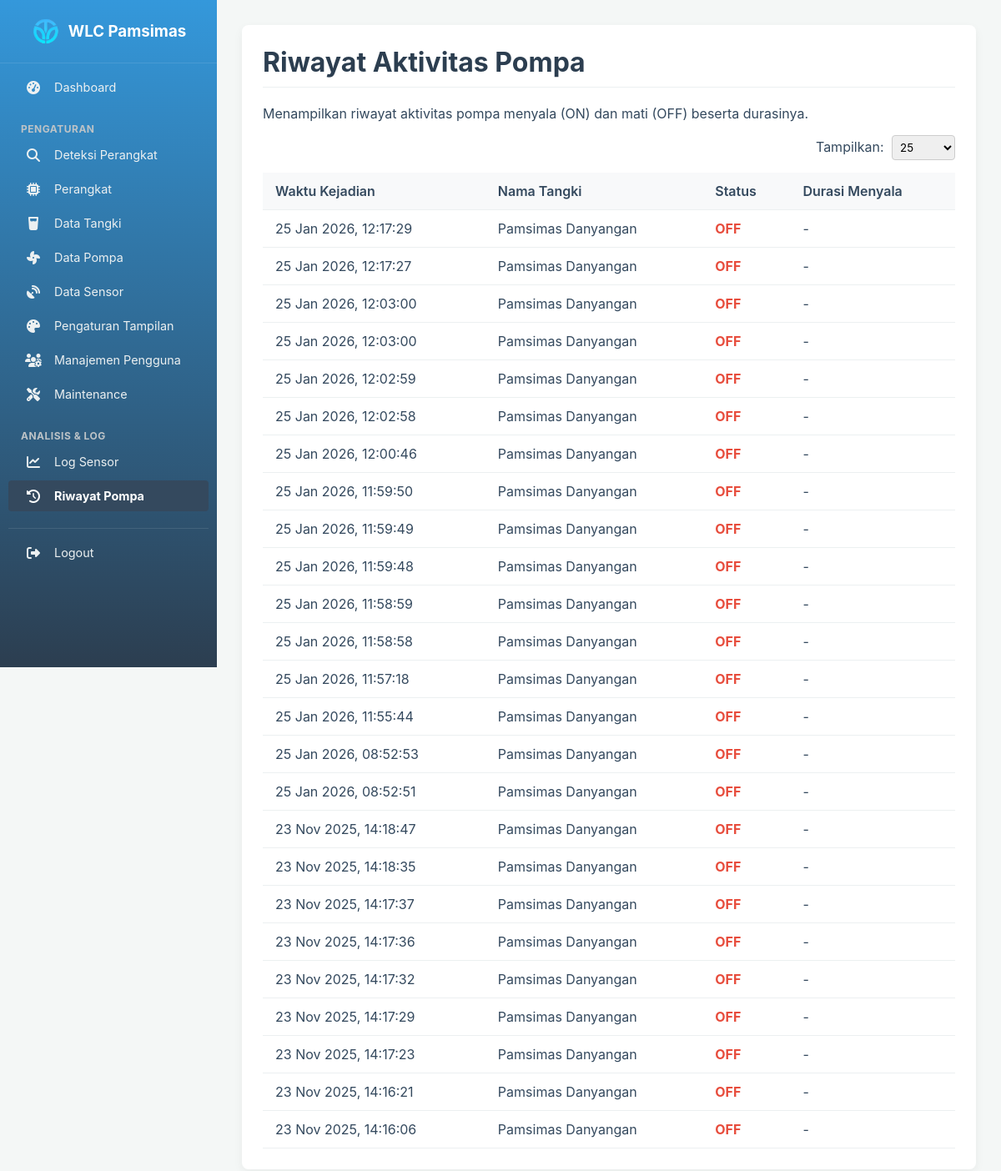
Page /public/logs/pumps (signed in) on the committed database.
### tables this page shows
CREATE TABLE `pump_logs` (
  `id` bigint(20) NOT NULL,
  `controller_id` int(11) NOT NULL,
  `pump_status` enum('ON','OFF') NOT NULL,
  `duration_seconds` int(11) DEFAULT NULL COMMENT 'Durasi pompa menyala dalam detik',
  `timestamp` timestamp NOT NULL DEFAULT current_timestamp()
);

CREATE TABLE `tank_configurations` (
  `id` int(11) NOT NULL,
  `tank_name` varchar(100) NOT NULL DEFAULT 'Main Tank',
  `tank_shape` varchar(10) NOT NULL DEFAULT 'kotak',
  `rectangular_dim_id` int(11) DEFAULT NULL,
  `circular_dim_id` int(11) DEFAULT NULL,
  `height` decimal(10,2) NOT NULL DEFAULT 100.00 COMMENT 'Total tank height in cm'
);

### app/Controllers/LogController.php (called while the page is built, shortened)
<?php
class LogController {
    public function pumpHistory() {
        $page = isset($_GET['page']) ? (int)$_GET['page'] : 1;
        $limitParam = isset($_GET['limit']) ? $_GET['limit'] : 25;
        if ($limitParam === 'all') {
            $limit = 1000000;
        } else {
            $limit = (int)$limitParam;
        }
        $offset = ($page - 1) * $limit;
        $logs = PumpLog::getPaginatedHistory($limit, $offset);
        $totalLogs = PumpLog::countAll();
        $data = [
            'title' => 'Riwayat Aktivitas Pompa',
            'logs' => $logs,
            'limit' => $limitParam,
            'pagination' => [
                'current_page' => $page,
                'total_pages' => ceil($totalLogs / $limit),
                'base_url' => base_url('/logs/pumps'),
                'limit' => $limitParam
            ]
        ];
        view('logs/pump_history', $data);
    }
}

### public/index.php (called while the page is built, shortened)
<?php
require_once ROOT_PATH . '/core/helpers.php';
$router = new Router();
$requestUri = parse_url($_SERVER['REQUEST_URI'], PHP_URL_PATH);
$method = $_SERVER['REQUEST_METHOD'];
$scriptName = dirname($_SERVER['SCRIPT_NAME']);
$scriptName = str_replace('\\', '/', $scriptName);
if (strpos($requestUri, $scriptName) === 0 && $scriptName !== '/') {
    $requestUri = substr($requestUri, strlen($scriptName));
}
$cleanUri = $requestUri ?: '/';
$router->dispatch($cleanUri, $method);

### app/Models/PumpLog.php (called while the page is built, shortened)
<?php
class PumpLog {
    public static function getPaginatedHistory(int $limit, int $offset): array {
        $pdo = \Database::getInstance()->getConnection();
        $sql = "
            SELECT
                pl.timestamp AS record_time, -- Gunakan alias agar view tidak perlu diubah
                pl.pump_status AS status, -- Gunakan alias agar view tidak perlu diubah
                pl.duration_seconds,
                t.tank_name
            FROM pump_logs pl
            JOIN controllers c ON pl.controller_id = c.id
            LEFT JOIN tank_configurations t ON c.tank_id = t.id
            ORDER BY pl.timestamp DESC
            LIMIT :limit OFFSET :offset";
        $stmt = $pdo->prepare($sql);
        $stmt->bindParam(':limit', $limit, PDO::PARAM_INT);
        $stmt->bindParam(':offset', $offset, PDO::PARAM_INT);
        $stmt->execute();
        return $stmt->fetchAll(PDO::FETCH_ASSOC);
    }
}

### app/Views/logs/pump_history.php (the view, shortened to what this page needs)
<div class="card">
    <h1><?php echo $title ?? 'Riwayat Pompa'; ?></h1>
    <p>Menampilkan riwayat aktivitas pompa menyala (ON) dan mati (OFF) beserta durasinya.</p>
    <div style="margin-bottom: 15px; display: flex; justify-content: flex-end;">
        <form method="GET" action="<?= base_url('/logs/pumps') ?>" style="display: inline-block;">
            <label for="limit" style="margin-right: 5px;">Tampilkan:</label>
            <select name="limit" id="limit" onchange="this.form.submit()" style="padding: 5px; border-radius: 4px; border: 1px solid #ccc;">
                <option value="25" <?= ($limit == 25) ? 'selected' : '' ?>>25</option>
            </select>
        </form>
    </div>
    <table>
        <thead>
            <tr>
                <th>Waktu Kejadian</th>
                <th>Nama Tangki</th>
                <th>Status</th>
                <th>Durasi Menyala</th>
            </tr>
        </thead>
        <tbody>
            <?php if (!empty($logs)): ?>
                <?php foreach ($logs as $log): ?>
                    <tr>
                        <td><?php echo date('d M Y, H:i:s', strtotime($log['record_time'])); ?></td>
                        <td><?php echo htmlspecialchars($log['tank_name'] ?? 'N/A'); ?></td>
                        <td>
                            <?php if ($log['status'] == 1): ?>
                                <span style="color: var(--success-color); font-weight: bold;">ON</span>
                            <?php else: ?>
                                <span style="color: #e74c3c; font-weight: bold;">OFF</span>
                            <?php endif; ?>
                        </td>
                        <td>
                            <?php if ($log['status'] == 0 && !is_null($log['duration_seconds'])): ?>
                                <?php echo floor($log['duration_seconds'] / 60); ?> menit <?php echo $log['duration_seconds'] % 60; ?> detik
                            <?php else: ?>
                                -
                            <?php endif; ?>
                        </td>
                    </tr>
                <?php endforeach; ?>
            <?php else: ?>
                <tr>
                    <td colspan="4" style="text-align: center;">Tidak ada riwayat aktivitas pompa.</td>
                </tr>
            <?php endif; ?>
        </tbody>
    </table>
</div>

### public/css/style.css (style rules this page uses)
:root { --primary-color: #3498db; --secondary-color: #2c3e50; --success-color: #27ae60; --light-gray: #ecf0f1; --medium-gray: #bdc3c7; --dark-gray: #7f8c8d; --background-color: #f4f7f6; --card-background: #ffffff; --text-color: #34495e; }
body { font-family: -apple-system, BlinkMacSystemFont, "Segoe UI", Roboto, "Helvetica Neue", Arial, sans-serif; margin: 0; background-color: var(--background-color); color: var(--text-color); }
input, button, select, textarea { font-family: inherit; }
.card { background-color: var(--card-background); border-radius: 8px; padding: 25px; box-shadow: 0 4px 12px rgba(0,0,0,0.05); }
h1, h2 { color: var(--secondary-color); border-bottom: 1px solid var(--light-gray); padding-bottom: 10px; margin-top: 0; }
table { width: 100%; border-collapse: collapse; }
th, td { padding: 12px 15px; text-align: left; border-bottom: 1px solid var(--light-gray); }
thead th { background-color: #f8f9fa; font-weight: 600; }

### rows in the picture
pump_logs: timestamp "25 Jan 2026, 12:17:29", tank_configurations.tank_name "Pamsimas Danyangan", pump_status "OFF"
pump_logs: timestamp "25 Jan 2026, 12:17:27", tank_configurations.tank_name "Pamsimas Danyangan", pump_status "OFF"
pump_logs: timestamp "25 Jan 2026, 12:03:00", tank_configurations.tank_name "Pamsimas Danyangan", pump_status "OFF"
pump_logs: timestamp "25 Jan 2026, 12:03:00", tank_configurations.tank_name "Pamsimas Danyangan", pump_status "OFF"
pump_logs: timestamp "25 Jan 2026, 12:02:59", tank_configurations.tank_name "Pamsimas Danyangan", pump_status "OFF"
pump_logs: timestamp "25 Jan 2026, 12:02:58", tank_configurations.tank_name "Pamsimas Danyangan", pump_status "OFF"
pump_logs: timestamp "25 Jan 2026, 12:00:46", tank_configurations.tank_name "Pamsimas Danyangan", pump_status "OFF"
pump_logs: timestamp "25 Jan 2026, 11:59:50", tank_configurations.tank_name "Pamsimas Danyangan", pump_status "OFF"
pump_logs: timestamp "25 Jan 2026, 11:59:49", tank_configurations.tank_name "Pamsimas Danyangan", pump_status "OFF"
pump_logs: timestamp "25 Jan 2026, 11:59:48", tank_configurations.tank_name "Pamsimas Danyangan", pump_status "OFF"
pump_logs: timestamp "25 Jan 2026, 11:58:59", tank_configurations.tank_name "Pamsimas Danyangan", pump_status "OFF"
pump_logs: timestamp "25 Jan 2026, 11:58:58", tank_configurations.tank_name "Pamsimas Danyangan", pump_status "OFF"
pump_logs: timestamp "25 Jan 2026, 11:57:18", tank_configurations.tank_name "Pamsimas Danyangan", pump_status "OFF"
pump_logs: timestamp "25 Jan 2026, 11:55:44", tank_configurations.tank_name "Pamsimas Danyangan", pump_status "OFF"
pump_logs: timestamp "25 Jan 2026, 08:52:53", tank_configurations.tank_name "Pamsimas Danyangan", pump_status "OFF"
pump_logs: timestamp "25 Jan 2026, 08:52:51", tank_configurations.tank_name "Pamsimas Danyangan", pump_status "OFF"
pump_logs: timestamp "23 Nov 2025, 14:18:47", tank_configurations.tank_name "Pamsimas Danyangan", pump_status "OFF"
pump_logs: timestamp "23 Nov 2025, 14:18:35", tank_configurations.tank_name "Pamsimas Danyangan", pump_status "OFF"
pump_logs: timestamp "23 Nov 2025, 14:17:37", tank_configurations.tank_name "Pamsimas Danyangan", pump_status "OFF"
pump_logs: timestamp "23 Nov 2025, 14:17:36", tank_configurations.tank_name "Pamsimas Danyangan", pump_status "OFF"
pump_logs: timestamp "23 Nov 2025, 14:17:32", tank_configurations.tank_name "Pamsimas Danyangan", pump_status "OFF"
pump_logs: timestamp "23 Nov 2025, 14:17:29", tank_configurations.tank_name "Pamsimas Danyangan", pump_status "OFF"
pump_logs: timestamp "23 Nov 2025, 14:17:23", tank_configurations.tank_name "Pamsimas Danyangan", pump_status "OFF"
pump_logs: timestamp "23 Nov 2025, 14:16:21", tank_configurations.tank_name "Pamsimas Danyangan", pump_status "OFF"
pump_logs: timestamp "23 Nov 2025, 14:16:06", tank_configurations.tank_name "Pamsimas Danyangan", pump_status "OFF"

### other values in the picture
$title "Riwayat Aktivitas Pompa"
